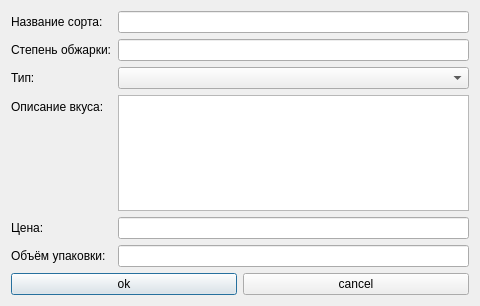
<?xml version="1.0" encoding="UTF-8"?>
<ui version="4.0">
 <class>Dialog</class>
 <widget class="QDialog" name="Dialog">
  <property name="geometry">
   <rect>
    <x>0</x>
    <y>0</y>
    <width>480</width>
    <height>306</height>
   </rect>
  </property>
  <property name="windowTitle">
   <string>Dialog</string>
  </property>
  <layout class="QFormLayout" name="formLayout">
   <item row="0" column="0">
    <widget class="QLabel" name="label">
     <property name="text">
      <string>Название сорта:</string>
     </property>
    </widget>
   </item>
   <item row="0" column="1">
    <widget class="QLineEdit" name="variety_edit"/>
   </item>
   <item row="1" column="0">
    <widget class="QLabel" name="label_2">
     <property name="text">
      <string>Степень обжарки:</string>
     </property>
    </widget>
   </item>
   <item row="1" column="1">
    <widget class="QLineEdit" name="roast_edit"/>
   </item>
   <item row="2" column="0">
    <widget class="QLabel" name="label_3">
     <property name="text">
      <string>Тип:</string>
     </property>
    </widget>
   </item>
   <item row="2" column="1">
    <widget class="QComboBox" name="type_combo"/>
   </item>
   <item row="4" column="0">
    <widget class="QLabel" name="label_5">
     <property name="text">
      <string>Цена:</string>
     </property>
    </widget>
   </item>
   <item row="4" column="1">
    <widget class="QLineEdit" name="price_edit"/>
   </item>
   <item row="5" column="0">
    <widget class="QLabel" name="label_6">
     <property name="text">
      <string>Объём упаковки:</string>
     </property>
    </widget>
   </item>
   <item row="5" column="1">
    <widget class="QLineEdit" name="volume_edit"/>
   </item>
   <item row="6" column="0" colspan="2">
    <layout class="QHBoxLayout" name="horizontalLayout_7">
     <item>
      <widget class="QPushButton" name="ok_btn">
       <property name="text">
        <string>ok</string>
       </property>
      </widget>
     </item>
     <item>
      <widget class="QPushButton" name="cancel_btn">
       <property name="text">
        <string>cancel</string>
       </property>
      </widget>
     </item>
    </layout>
   </item>
   <item row="3" column="1">
    <widget class="QTextEdit" name="desc_edit"/>
   </item>
   <item row="3" column="0">
    <widget class="QLabel" name="label_4">
     <property name="text">
      <string>Описание вкуса:</string>
     </property>
    </widget>
   </item>
  </layout>
 </widget>
 <resources/>
 <connections/>
</ui>
